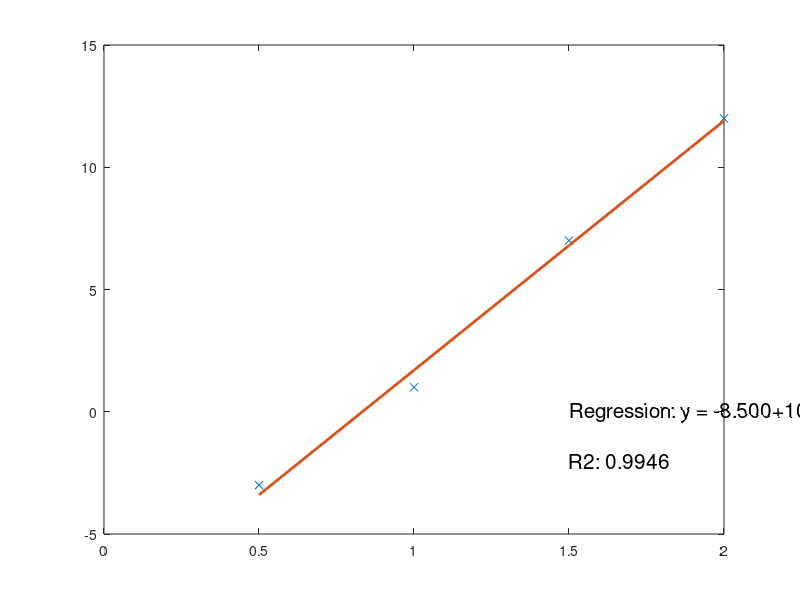

Write the MATLAB code that produced this figure.
clc
clear all
x = [0.5 1 1.5 2];
y = [-3 1 7 12];
n = length(x);

a2 = [n sum(y); sum(x) sum(x.*y)];
a1 = [sum(y) sum(x); sum(x.*y) sum(x.^2)];
a = [n sum(x); sum(x) sum(x.^2)];

a1 = det(a1)/det(a);
a2 = det(a2)/det(a);

ybar = sum(y)*(1/n);    % the average of the distribution
So = sum((y-ybar).^2);  % total error between the actual average and the distribution
S = sum((y-a1-a2.*x).^2);   %total error between the linear regression and the distribution

r2 = (So-S)/So;

xplot = 0.5:0.25:2;
yplot = a1+a2*xplot;    %linear regression equation

plot(x,y,'x',xplot,yplot,'linewidth',2);
hold on

string1 = sprintf('Regression: y = %.3f+%.3f*x',a1,a2);

text(1.5,0,string1,'fontsize',15);
string2 = sprintf('R2: %.4f',r2);
text(1.5,-2,string2,'fontsize',15);
hold off